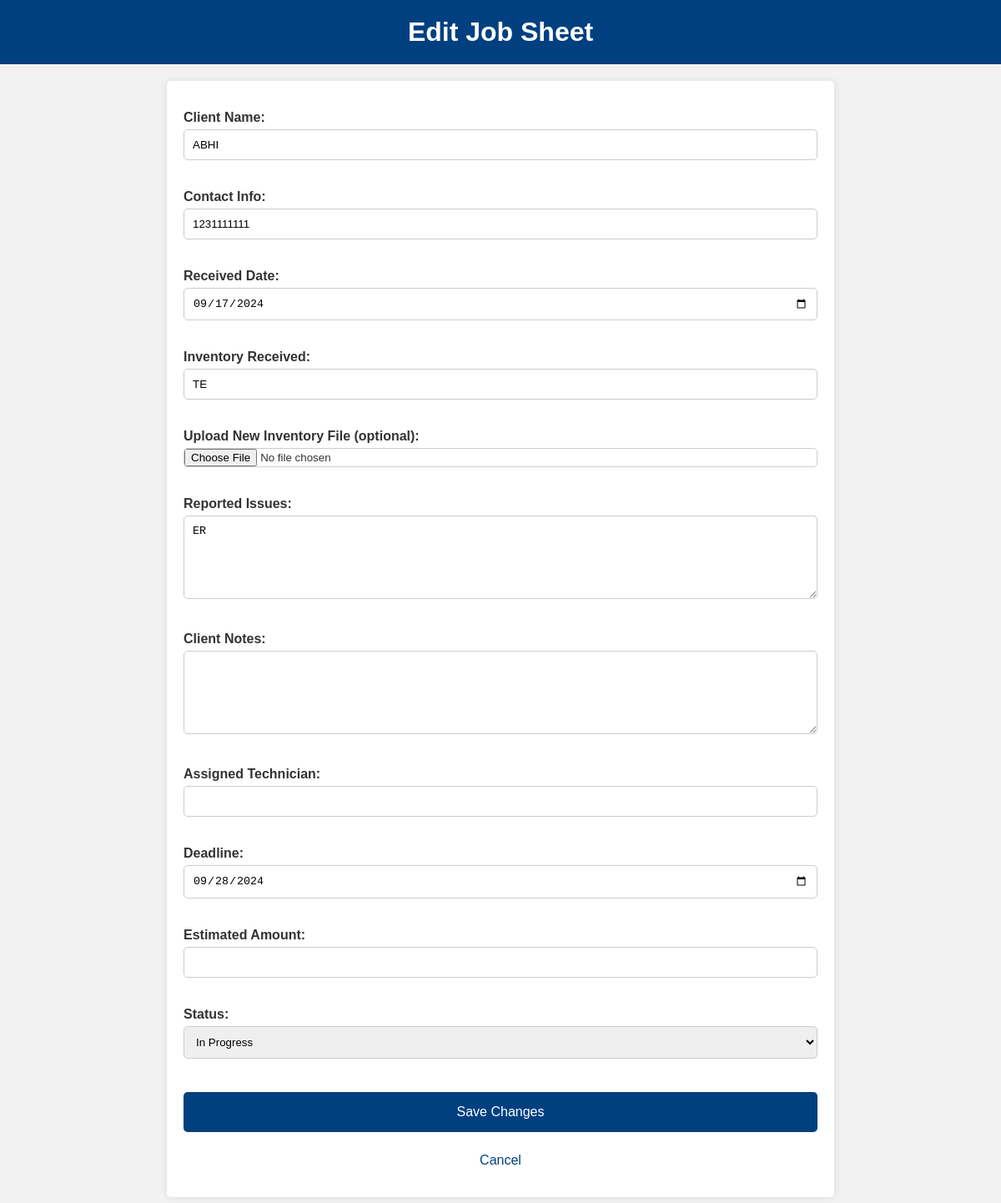
/edit_job.php?id=1, run on the app's committed database.
### tables this page shows
CREATE TABLE job_sheets (
    id INTEGER PRIMARY KEY AUTOINCREMENT,
    client_name TEXT NOT NULL,
    contact_info TEXT NOT NULL,
    received_date TEXT NOT NULL,
    inventory_received TEXT NOT NULL,
    inventory_file BLOB,
    reported_issues TEXT,
    client_notes TEXT,
    assigned_technician TEXT,
    deadline TEXT,
    estimated_amount REAL,
    status TEXT
);

### edit_job.php (the view, shortened to what this page needs)
<?php
$pdo = new PDO('sqlite:client_management.db');
$id = $_GET['id'];
$sql = "SELECT * FROM job_sheets WHERE id = :id";
$stmt = $pdo->prepare($sql);
$stmt->execute(['id' => $id]);
$job = $stmt->fetch(PDO::FETCH_ASSOC);
?>
<!DOCTYPE html>
<html lang="en">
<head>
    <link rel="stylesheet" href="assets/css/edit_job.css">
</head>
<body>
    <h1>Edit Job Sheet</h1>
    <div class="container">
        <form action="update_job.php" method="POST" enctype="multipart/form-data">
            <label>Client Name:</label>
            <input type="text" name="client_name" value="<?= htmlspecialchars($job['client_name']) ?>" required><br>
            <label>Contact Info:</label>
            <input type="text" name="contact_info" value="<?= htmlspecialchars($job['contact_info']) ?>" required><br>
            <label>Received Date:</label>
            <input type="date" name="received_date" value="<?= htmlspecialchars($job['received_date']) ?>" required><br>
            <label>Inventory Received:</label>
            <input type="text" name="inventory_received" value="<?= htmlspecialchars($job['inventory_received']) ?>" required><br>
            <label>Upload New Inventory File (optional):</label>
            <input type="file" name="inventory_file"><br>
            <label>Reported Issues:</label>
            <textarea name="reported_issues"><?= htmlspecialchars($job['reported_issues']) ?></textarea><br>
            <label>Client Notes:</label>
            <textarea name="client_notes"><?= htmlspecialchars($job['client_notes']) ?></textarea><br>
            <label>Assigned Technician:</label>
            <input type="text" name="assigned_technician" value="<?= htmlspecialchars($job['assigned_technician']) ?>"><br>
            <label>Deadline:</label>
            <input type="date" name="deadline" value="<?= htmlspecialchars($job['deadline']) ?>" required><br>
            <label>Estimated Amount:</label>
            <input type="number" step="0.01" name="estimated_amount" value="<?= htmlspecialchars($job['estimated_amount']) ?>"><br>
            <label>Status:</label>
            <select name="status">
                <option value="In Progress" <?= $job['status'] == 'In Progress' ? 'selected' : '' ?>>In Progress</option>
            </select><br>
            <button type="submit" class="save">Save Changes</button>
            <button type="button" class="cancel" onclick="window.location.href='view_job.php?id=<?= htmlspecialchars($job['id']) ?>'">Cancel</button>
        </form>
    </div>
</body>
</html>

### assets/css/edit_job.css (style rules this page uses)
* { margin: 0; padding: 0; box-sizing: border-box; }
body { font-family: 'Arial', sans-serif; background-color: #f2f2f2; color: #333; padding: 0; margin: 0; }
h1 { position: -webkit-sticky; position: sticky; top: 0; background-color: #004080; color: white; padding: 20px; text-align: center; border-radius: 0; margin: 0; z-index: 1000; }
.container { max-width: 800px; margin: 20px auto; padding: 20px; background-color: white; border-radius: 5px; box-shadow: 0 0 10px rgba(0, 0, 0, 0.1); }
form label { display: block; margin: 15px 0 5px; font-weight: bold; }
form input[type="text"], form input[type="date"], form input[type="number"], form select, form textarea, form input[type="file"] { width: 100%; padding: 10px; border-radius: 5px; border: 1px solid #ccc; margin-bottom: 20px; }
form textarea { height: 100px; resize: vertical; }
form input[type="file"] { padding: 0; }
button[type="submit"].save { display: block; width: 100%; padding: 15px; border: none; border-radius: 5px; background-color: #004080; color: white; font-size: 16px; cursor: pointer; text-align: center; margin-top: 20px; }
button[type="button"].cancel { display: block; width: 100%; padding: 15px; border: none; border-radius: 5px; background-color: white; color: #004080; font-size: 16px; cursor: pointer; text-align: center; margin-top: 10px; }

### data on the page
job_sheets: client_name "ABHI", contact_info "1231111111", received_date "09/17/2024", inventory_received "TE", reported_issues "ER", deadline "09/28/2024", status "In Progress"
